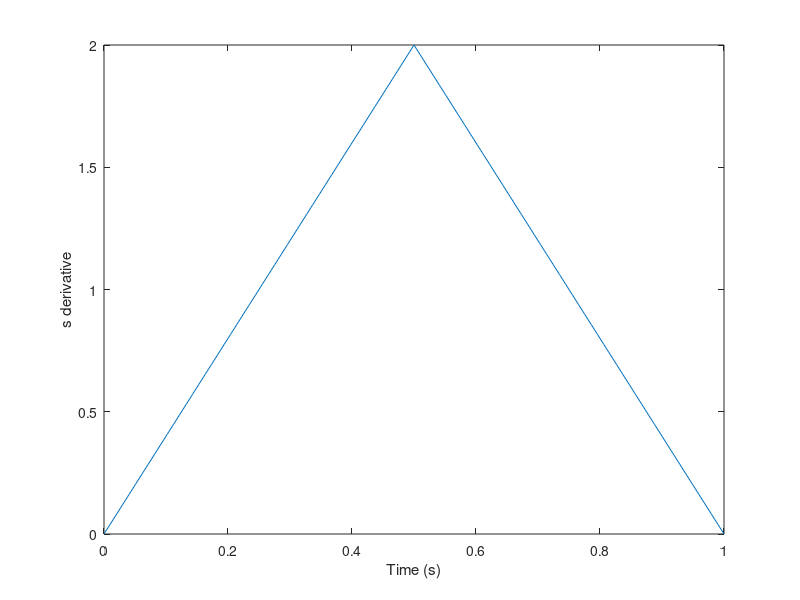

MATLAB code for this plot: (Note: this script raises an error after producing the figure.)
clc
clear

Tf=1;
t_star=0.5;
dt=Tf/98;

a=1/(t_star*(Tf-t_star));

s_dot_list=0;
s=0;
for t=0+dt:dt:Tf
    if t<t_star
        s_dot=a*t;
    elseif t>(Tf-t_star)
        s_dot=a*(Tf-t);
    else
        s_dot=a*t_star;
    end
    s_dot_list(end+1)=s_dot;
    s(end+1)=s(end)+s_dot_list(end)*dt;
end

figure(1)
plot(0:dt:Tf, s_dot_list)
xlabel('Time (s)')
ylabel('s derivative')
title('s derivative vs Time, t1=t2='+string(t_star)+' s')

figure(2)
plot(0:dt:Tf, s)
xlabel('Time (s)')
ylabel('s')
title('s vs Time, t1=t2='+string(t_star)+' s')